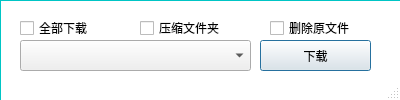
<?xml version="1.0" encoding="UTF-8"?>
<ui version="4.0">
 <class>Dialog</class>
 <widget class="QDialog" name="Dialog">
  <property name="geometry">
   <rect>
    <x>0</x>
    <y>0</y>
    <width>400</width>
    <height>100</height>
   </rect>
  </property>
  <property name="minimumSize">
   <size>
    <width>400</width>
    <height>100</height>
   </size>
  </property>
  <property name="maximumSize">
   <size>
    <width>400</width>
    <height>100</height>
   </size>
  </property>
  <property name="windowTitle">
   <string>节操文件下载</string>
  </property>
  <property name="windowIcon">
   <iconset>
    <normaloff>../../logo.ico</normaloff>../../logo.ico</iconset>
  </property>
  <property name="sizeGripEnabled">
   <bool>true</bool>
  </property>
  <widget class="QPushButton" name="pushButton">
   <property name="geometry">
    <rect>
     <x>260</x>
     <y>40</y>
     <width>111</width>
     <height>31</height>
    </rect>
   </property>
   <property name="cursor">
    <cursorShape>ArrowCursor</cursorShape>
   </property>
   <property name="text">
    <string>下载</string>
   </property>
  </widget>
  <widget class="QComboBox" name="selectBox">
   <property name="geometry">
    <rect>
     <x>20</x>
     <y>40</y>
     <width>231</width>
     <height>31</height>
    </rect>
   </property>
  </widget>
  <widget class="QListView" name="listView">
   <property name="geometry">
    <rect>
     <x>0</x>
     <y>0</y>
     <width>401</width>
     <height>301</height>
    </rect>
   </property>
   <property name="palette">
    <palette>
     <active>
      <colorrole role="WindowText">
       <brush brushstyle="SolidPattern">
        <color alpha="255">
         <red>0</red>
         <green>0</green>
         <blue>0</blue>
        </color>
       </brush>
      </colorrole>
      <colorrole role="Button">
       <brush brushstyle="SolidPattern">
        <color alpha="255">
         <red>0</red>
         <green>255</green>
         <blue>255</blue>
        </color>
       </brush>
      </colorrole>
      <colorrole role="Light">
       <brush brushstyle="SolidPattern">
        <color alpha="255">
         <red>127</red>
         <green>255</green>
         <blue>255</blue>
        </color>
       </brush>
      </colorrole>
      <colorrole role="Midlight">
       <brush brushstyle="SolidPattern">
        <color alpha="255">
         <red>63</red>
         <green>255</green>
         <blue>255</blue>
        </color>
       </brush>
      </colorrole>
      <colorrole role="Dark">
       <brush brushstyle="SolidPattern">
        <color alpha="255">
         <red>0</red>
         <green>127</green>
         <blue>127</blue>
        </color>
       </brush>
      </colorrole>
      <colorrole role="Mid">
       <brush brushstyle="SolidPattern">
        <color alpha="255">
         <red>0</red>
         <green>170</green>
         <blue>170</blue>
        </color>
       </brush>
      </colorrole>
      <colorrole role="Text">
       <brush brushstyle="SolidPattern">
        <color alpha="255">
         <red>0</red>
         <green>0</green>
         <blue>0</blue>
        </color>
       </brush>
      </colorrole>
      <colorrole role="BrightText">
       <brush brushstyle="SolidPattern">
        <color alpha="255">
         <red>255</red>
         <green>255</green>
         <blue>255</blue>
        </color>
       </brush>
      </colorrole>
      <colorrole role="ButtonText">
       <brush brushstyle="SolidPattern">
        <color alpha="255">
         <red>0</red>
         <green>0</green>
         <blue>0</blue>
        </color>
       </brush>
      </colorrole>
      <colorrole role="Base">
       <brush brushstyle="SolidPattern">
        <color alpha="255">
         <red>255</red>
         <green>255</green>
         <blue>255</blue>
        </color>
       </brush>
      </colorrole>
      <colorrole role="Window">
       <brush brushstyle="SolidPattern">
        <color alpha="255">
         <red>0</red>
         <green>255</green>
         <blue>255</blue>
        </color>
       </brush>
      </colorrole>
      <colorrole role="Shadow">
       <brush brushstyle="SolidPattern">
        <color alpha="255">
         <red>0</red>
         <green>0</green>
         <blue>0</blue>
        </color>
       </brush>
      </colorrole>
      <colorrole role="AlternateBase">
       <brush brushstyle="SolidPattern">
        <color alpha="255">
         <red>127</red>
         <green>255</green>
         <blue>255</blue>
        </color>
       </brush>
      </colorrole>
      <colorrole role="ToolTipBase">
       <brush brushstyle="SolidPattern">
        <color alpha="255">
         <red>255</red>
         <green>255</green>
         <blue>220</blue>
        </color>
       </brush>
      </colorrole>
      <colorrole role="ToolTipText">
       <brush brushstyle="SolidPattern">
        <color alpha="255">
         <red>0</red>
         <green>0</green>
         <blue>0</blue>
        </color>
       </brush>
      </colorrole>
     </active>
     <inactive>
      <colorrole role="WindowText">
       <brush brushstyle="SolidPattern">
        <color alpha="255">
         <red>0</red>
         <green>0</green>
         <blue>0</blue>
        </color>
       </brush>
      </colorrole>
      <colorrole role="Button">
       <brush brushstyle="SolidPattern">
        <color alpha="255">
         <red>0</red>
         <green>255</green>
         <blue>255</blue>
        </color>
       </brush>
      </colorrole>
      <colorrole role="Light">
       <brush brushstyle="SolidPattern">
        <color alpha="255">
         <red>127</red>
         <green>255</green>
         <blue>255</blue>
        </color>
       </brush>
      </colorrole>
      <colorrole role="Midlight">
       <brush brushstyle="SolidPattern">
        <color alpha="255">
         <red>63</red>
         <green>255</green>
         <blue>255</blue>
        </color>
       </brush>
      </colorrole>
      <colorrole role="Dark">
       <brush brushstyle="SolidPattern">
        <color alpha="255">
         <red>0</red>
         <green>127</green>
         <blue>127</blue>
        </color>
       </brush>
      </colorrole>
      <colorrole role="Mid">
       <brush brushstyle="SolidPattern">
        <color alpha="255">
         <red>0</red>
         <green>170</green>
         <blue>170</blue>
        </color>
       </brush>
      </colorrole>
      <colorrole role="Text">
       <brush brushstyle="SolidPattern">
        <color alpha="255">
         <red>0</red>
         <green>0</green>
         <blue>0</blue>
        </color>
       </brush>
      </colorrole>
      <colorrole role="BrightText">
       <brush brushstyle="SolidPattern">
        <color alpha="255">
         <red>255</red>
         <green>255</green>
         <blue>255</blue>
        </color>
       </brush>
      </colorrole>
      <colorrole role="ButtonText">
       <brush brushstyle="SolidPattern">
        <color alpha="255">
         <red>0</red>
         <green>0</green>
         <blue>0</blue>
        </color>
       </brush>
      </colorrole>
      <colorrole role="Base">
       <brush brushstyle="SolidPattern">
        <color alpha="255">
         <red>255</red>
         <green>255</green>
         <blue>255</blue>
        </color>
       </brush>
      </colorrole>
      <colorrole role="Window">
       <brush brushstyle="SolidPattern">
        <color alpha="255">
         <red>0</red>
         <green>255</green>
         <blue>255</blue>
        </color>
       </brush>
      </colorrole>
      <colorrole role="Shadow">
       <brush brushstyle="SolidPattern">
        <color alpha="255">
         <red>0</red>
         <green>0</green>
         <blue>0</blue>
        </color>
       </brush>
      </colorrole>
      <colorrole role="AlternateBase">
       <brush brushstyle="SolidPattern">
        <color alpha="255">
         <red>127</red>
         <green>255</green>
         <blue>255</blue>
        </color>
       </brush>
      </colorrole>
      <colorrole role="ToolTipBase">
       <brush brushstyle="SolidPattern">
        <color alpha="255">
         <red>255</red>
         <green>255</green>
         <blue>220</blue>
        </color>
       </brush>
      </colorrole>
      <colorrole role="ToolTipText">
       <brush brushstyle="SolidPattern">
        <color alpha="255">
         <red>0</red>
         <green>0</green>
         <blue>0</blue>
        </color>
       </brush>
      </colorrole>
     </inactive>
     <disabled>
      <colorrole role="WindowText">
       <brush brushstyle="SolidPattern">
        <color alpha="255">
         <red>0</red>
         <green>127</green>
         <blue>127</blue>
        </color>
       </brush>
      </colorrole>
      <colorrole role="Button">
       <brush brushstyle="SolidPattern">
        <color alpha="255">
         <red>0</red>
         <green>255</green>
         <blue>255</blue>
        </color>
       </brush>
      </colorrole>
      <colorrole role="Light">
       <brush brushstyle="SolidPattern">
        <color alpha="255">
         <red>127</red>
         <green>255</green>
         <blue>255</blue>
        </color>
       </brush>
      </colorrole>
      <colorrole role="Midlight">
       <brush brushstyle="SolidPattern">
        <color alpha="255">
         <red>63</red>
         <green>255</green>
         <blue>255</blue>
        </color>
       </brush>
      </colorrole>
      <colorrole role="Dark">
       <brush brushstyle="SolidPattern">
        <color alpha="255">
         <red>0</red>
         <green>127</green>
         <blue>127</blue>
        </color>
       </brush>
      </colorrole>
      <colorrole role="Mid">
       <brush brushstyle="SolidPattern">
        <color alpha="255">
         <red>0</red>
         <green>170</green>
         <blue>170</blue>
        </color>
       </brush>
      </colorrole>
      <colorrole role="Text">
       <brush brushstyle="SolidPattern">
        <color alpha="255">
         <red>0</red>
         <green>127</green>
         <blue>127</blue>
        </color>
       </brush>
      </colorrole>
      <colorrole role="BrightText">
       <brush brushstyle="SolidPattern">
        <color alpha="255">
         <red>255</red>
         <green>255</green>
         <blue>255</blue>
        </color>
       </brush>
      </colorrole>
      <colorrole role="ButtonText">
       <brush brushstyle="SolidPattern">
        <color alpha="255">
         <red>0</red>
         <green>127</green>
         <blue>127</blue>
        </color>
       </brush>
      </colorrole>
      <colorrole role="Base">
       <brush brushstyle="SolidPattern">
        <color alpha="255">
         <red>0</red>
         <green>255</green>
         <blue>255</blue>
        </color>
       </brush>
      </colorrole>
      <colorrole role="Window">
       <brush brushstyle="SolidPattern">
        <color alpha="255">
         <red>0</red>
         <green>255</green>
         <blue>255</blue>
        </color>
       </brush>
      </colorrole>
      <colorrole role="Shadow">
       <brush brushstyle="SolidPattern">
        <color alpha="255">
         <red>0</red>
         <green>0</green>
         <blue>0</blue>
        </color>
       </brush>
      </colorrole>
      <colorrole role="AlternateBase">
       <brush brushstyle="SolidPattern">
        <color alpha="255">
         <red>0</red>
         <green>255</green>
         <blue>255</blue>
        </color>
       </brush>
      </colorrole>
      <colorrole role="ToolTipBase">
       <brush brushstyle="SolidPattern">
        <color alpha="255">
         <red>255</red>
         <green>255</green>
         <blue>220</blue>
        </color>
       </brush>
      </colorrole>
      <colorrole role="ToolTipText">
       <brush brushstyle="SolidPattern">
        <color alpha="255">
         <red>0</red>
         <green>0</green>
         <blue>0</blue>
        </color>
       </brush>
      </colorrole>
     </disabled>
    </palette>
   </property>
   <property name="font">
    <font>
     <family>汉仪晴空体简</family>
     <pointsize>10</pointsize>
     <italic>true</italic>
    </font>
   </property>
   <property name="cursor" stdset="0">
    <cursorShape>ArrowCursor</cursorShape>
   </property>
   <property name="mouseTracking">
    <bool>false</bool>
   </property>
  </widget>
  <widget class="QCheckBox" name="checkBoxDownAll">
   <property name="geometry">
    <rect>
     <x>20</x>
     <y>20</y>
     <width>71</width>
     <height>16</height>
    </rect>
   </property>
   <property name="text">
    <string>全部下载</string>
   </property>
  </widget>
  <widget class="QCheckBox" name="checkBoxIsZip">
   <property name="geometry">
    <rect>
     <x>140</x>
     <y>20</y>
     <width>91</width>
     <height>16</height>
    </rect>
   </property>
   <property name="text">
    <string>压缩文件夹</string>
   </property>
  </widget>
  <widget class="QCheckBox" name="checkBoxIsDel">
   <property name="geometry">
    <rect>
     <x>270</x>
     <y>20</y>
     <width>91</width>
     <height>16</height>
    </rect>
   </property>
   <property name="text">
    <string>删除原文件</string>
   </property>
  </widget>
  <zorder>listView</zorder>
  <zorder>pushButton</zorder>
  <zorder>selectBox</zorder>
  <zorder>checkBoxDownAll</zorder>
  <zorder>checkBoxIsZip</zorder>
  <zorder>checkBoxIsDel</zorder>
 </widget>
 <resources/>
 <connections>
  <connection>
   <sender>pushButton</sender>
   <signal>clicked()</signal>
   <receiver>Dialog</receiver>
   <slot>update()</slot>
   <hints>
    <hint type="sourcelabel">
     <x>370</x>
     <y>70</y>
    </hint>
    <hint type="destinationlabel">
     <x>135</x>
     <y>84</y>
    </hint>
   </hints>
  </connection>
  <connection>
   <sender>pushButton</sender>
   <signal>clicked()</signal>
   <receiver>Dialog</receiver>
   <slot>show()</slot>
   <hints>
    <hint type="sourcelabel">
     <x>323</x>
     <y>60</y>
    </hint>
    <hint type="destinationlabel">
     <x>328</x>
     <y>93</y>
    </hint>
   </hints>
  </connection>
  <connection>
   <sender>checkBoxDownAll</sender>
   <signal>clicked()</signal>
   <receiver>listView</receiver>
   <slot>update()</slot>
   <hints>
    <hint type="sourcelabel">
     <x>34</x>
     <y>25</y>
    </hint>
    <hint type="destinationlabel">
     <x>34</x>
     <y>8</y>
    </hint>
   </hints>
  </connection>
  <connection>
   <sender>checkBoxIsZip</sender>
   <signal>clicked()</signal>
   <receiver>listView</receiver>
   <slot>update()</slot>
   <hints>
    <hint type="sourcelabel">
     <x>146</x>
     <y>26</y>
    </hint>
    <hint type="destinationlabel">
     <x>145</x>
     <y>10</y>
    </hint>
   </hints>
  </connection>
  <connection>
   <sender>checkBoxIsDel</sender>
   <signal>clicked()</signal>
   <receiver>listView</receiver>
   <slot>update()</slot>
   <hints>
    <hint type="sourcelabel">
     <x>276</x>
     <y>27</y>
    </hint>
    <hint type="destinationlabel">
     <x>274</x>
     <y>9</y>
    </hint>
   </hints>
  </connection>
 </connections>
 <slots>
  <signal>setedit()</signal>
 </slots>
</ui>
